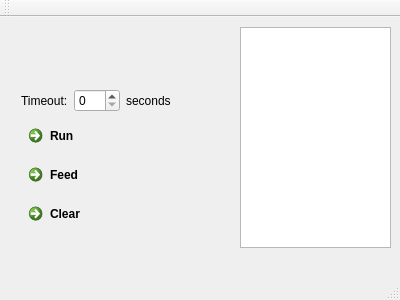
<?xml version="1.0" encoding="UTF-8"?>
<ui version="4.0">
 <class>MainWindow</class>
 <widget class="QMainWindow" name="MainWindow">
  <property name="geometry">
   <rect>
    <x>0</x>
    <y>0</y>
    <width>400</width>
    <height>300</height>
   </rect>
  </property>
  <property name="windowTitle">
   <string>MainWindow</string>
  </property>
  <widget class="QWidget" name="centralWidget">
   <widget class="QPlainTextEdit" name="plainTextEdit">
    <property name="geometry">
     <rect>
      <x>240</x>
      <y>10</y>
      <width>151</width>
      <height>221</height>
     </rect>
    </property>
   </widget>
   <widget class="QWidget" name="">
    <property name="geometry">
     <rect>
      <x>10</x>
      <y>61</y>
      <width>174</width>
      <height>162</height>
     </rect>
    </property>
    <layout class="QVBoxLayout" name="verticalLayout">
     <item>
      <layout class="QHBoxLayout" name="horizontalLayout">
       <item>
        <widget class="QLabel" name="label">
         <property name="text">
          <string>Timeout:</string>
         </property>
         <property name="buddy">
          <cstring>nTimeout</cstring>
         </property>
        </widget>
       </item>
       <item>
        <widget class="QSpinBox" name="nTimeout"/>
       </item>
       <item>
        <widget class="QLabel" name="label_2">
         <property name="text">
          <string>seconds</string>
         </property>
        </widget>
       </item>
      </layout>
     </item>
     <item>
      <widget class="QCommandLinkButton" name="runBtn">
       <property name="text">
        <string>Run</string>
       </property>
      </widget>
     </item>
     <item>
      <widget class="QCommandLinkButton" name="feedBtn">
       <property name="text">
        <string>Feed</string>
       </property>
      </widget>
     </item>
     <item>
      <widget class="QCommandLinkButton" name="btnClear">
       <property name="text">
        <string>Clear</string>
       </property>
      </widget>
     </item>
    </layout>
   </widget>
  </widget>
  <widget class="QMenuBar" name="menuBar">
   <property name="geometry">
    <rect>
     <x>0</x>
     <y>0</y>
     <width>400</width>
     <height>23</height>
    </rect>
   </property>
  </widget>
  <widget class="QToolBar" name="mainToolBar">
   <attribute name="toolBarArea">
    <enum>TopToolBarArea</enum>
   </attribute>
   <attribute name="toolBarBreak">
    <bool>false</bool>
   </attribute>
  </widget>
  <widget class="QStatusBar" name="statusBar"/>
 </widget>
 <layoutdefault spacing="6" margin="11"/>
 <resources/>
 <connections/>
</ui>
